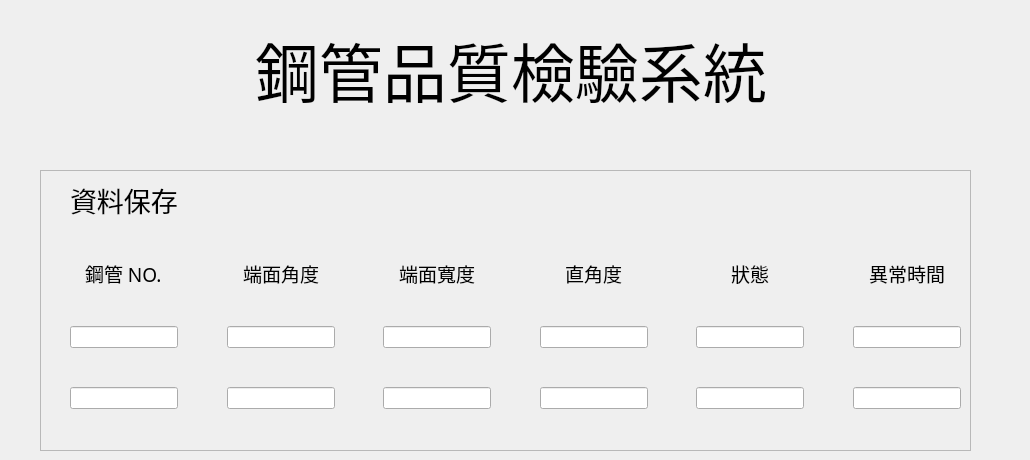
    <widget class="QWidget" name="tab_5">
     <attribute name="title">
      <string>資料保存</string>
     </attribute>
     <widget class="QFrame" name="frame_6">
      <property name="geometry">
       <rect>
        <x>40</x>
        <y>170</y>
        <width>931</width>
        <height>281</height>
       </rect>
      </property>
      <property name="frameShape">
       <enum>QFrame::StyledPanel</enum>
      </property>
      <property name="frameShadow">
       <enum>QFrame::Raised</enum>
      </property>
      <layout class="QVBoxLayout" name="verticalLayout_10">
       <item>
        <layout class="QGridLayout" name="gridLayout_17">
         <item row="4" column="11">
          <widget class="QLineEdit" name="lineEdit_63">
           <property name="readOnly">
            <bool>true</bool>
           </property>
          </widget>
         </item>
         <item row="4" column="3">
          <widget class="QLineEdit" name="lineEdit_58">
           <property name="readOnly">
            <bool>true</bool>
           </property>
          </widget>
         </item>
         <item row="4" column="1">
          <widget class="QLineEdit" name="lineEdit_44">
           <property name="readOnly">
            <bool>true</bool>
           </property>
          </widget>
         </item>
         <item row="2" column="3" alignment="Qt::AlignHCenter">
          <widget class="QLabel" name="label_60">
           <property name="font">
            <font>
             <family>Cascadia Code</family>
             <pointsize>14</pointsize>
            </font>
           </property>
           <property name="text">
            <string>端面角度</string>
           </property>
          </widget>
         </item>
         <item row="2" column="7" alignment="Qt::AlignHCenter">
          <widget class="QLabel" name="label_61">
           <property name="font">
            <font>
             <family>Cascadia Code</family>
             <pointsize>14</pointsize>
            </font>
           </property>
           <property name="text">
            <string>直角度</string>
           </property>
          </widget>
         </item>
         <item row="6" column="11">
          <widget class="QLineEdit" name="lineEdit_64">
           <property name="readOnly">
            <bool>true</bool>
           </property>
          </widget>
         </item>
         <item row="0" column="10">
          <spacer name="horizontalSpacer_54">
           <property name="orientation">
            <enum>Qt::Horizontal</enum>
           </property>
           <property name="sizeHint" stdset="0">
            <size>
             <width>40</width>
             <height>20</height>
            </size>
           </property>
          </spacer>
         </item>
         <item row="2" column="1" alignment="Qt::AlignHCenter">
          <widget class="QLabel" name="label_58">
           <property name="font">
            <font>
             <family>Cascadia Code</family>
             <pointsize>14</pointsize>
            </font>
           </property>
           <property name="text">
            <string>鋼管 NO.</string>
           </property>
          </widget>
         </item>
         <item row="4" column="9">
          <widget class="QLineEdit" name="lineEdit_62">
           <property name="readOnly">
            <bool>true</bool>
           </property>
          </widget>
         </item>
         <item row="0" column="2">
          <spacer name="horizontalSpacer_50">
           <property name="orientation">
            <enum>Qt::Horizontal</enum>
           </property>
           <property name="sizeHint" stdset="0">
            <size>
             <width>40</width>
             <height>20</height>
            </size>
           </property>
          </spacer>
         </item>
         <item row="0" column="4">
          <spacer name="horizontalSpacer_49">
           <property name="orientation">
            <enum>Qt::Horizontal</enum>
           </property>
           <property name="sizeHint" stdset="0">
            <size>
             <width>40</width>
             <height>20</height>
            </size>
           </property>
          </spacer>
         </item>
         <item row="2" column="5" alignment="Qt::AlignHCenter">
          <widget class="QLabel" name="label_59">
           <property name="font">
            <font>
             <family>Cascadia Code</family>
             <pointsize>14</pointsize>
            </font>
           </property>
           <property name="text">
            <string>端面寬度</string>
           </property>
          </widget>
         </item>
         <item row="6" column="9">
          <widget class="QLineEdit" name="lineEdit_65">
           <property name="readOnly">
            <bool>true</bool>
           </property>
          </widget>
         </item>
         <item row="6" column="3">
          <widget class="QLineEdit" name="lineEdit_57">
           <property name="readOnly">
            <bool>true</bool>
           </property>
          </widget>
         </item>
         <item row="0" column="1">
          <widget class="QLabel" name="label_64">
           <property name="font">
            <font>
             <family>Cascadia Code</family>
             <pointsize>20</pointsize>
            </font>
           </property>
           <property name="text">
            <string>資料保存</string>
           </property>
          </widget>
         </item>
         <item row="2" column="11" alignment="Qt::AlignHCenter">
          <widget class="QLabel" name="label_63">
           <property name="font">
            <font>
             <family>Cascadia Code</family>
             <pointsize>14</pointsize>
            </font>
           </property>
           <property name="text">
            <string>異常時間</string>
           </property>
          </widget>
         </item>
         <item row="6" column="5">
          <widget class="QLineEdit" name="lineEdit_60">
           <property name="readOnly">
            <bool>true</bool>
           </property>
          </widget>
         </item>
         <item row="6" column="1">
          <widget class="QLineEdit" name="lineEdit_56">
           <property name="readOnly">
            <bool>true</bool>
           </property>
          </widget>
         </item>
         <item row="4" column="5">
          <widget class="QLineEdit" name="lineEdit_51">
           <property name="readOnly">
            <bool>true</bool>
           </property>
          </widget>
         </item>
         <item row="6" column="7">
          <widget class="QLineEdit" name="lineEdit_66">
           <property name="readOnly">
            <bool>true</bool>
           </property>
          </widget>
         </item>
         <item row="0" column="6">
          <spacer name="horizontalSpacer_52">
           <property name="orientation">
            <enum>Qt::Horizontal</enum>
           </property>
           <property name="sizeHint" stdset="0">
            <size>
             <width>40</width>
             <height>20</height>
            </size>
           </property>
          </spacer>
         </item>
         <item row="2" column="9" alignment="Qt::AlignHCenter">
          <widget class="QLabel" name="label_62">
           <property name="font">
            <font>
             <family>Cascadia Code</family>
             <pointsize>14</pointsize>
            </font>
           </property>
           <property name="text">
            <string>狀態</string>
           </property>
          </widget>
         </item>
         <item row="0" column="8">
          <spacer name="horizontalSpacer_53">
           <property name="orientation">
            <enum>Qt::Horizontal</enum>
           </property>
           <property name="sizeHint" stdset="0">
            <size>
             <width>40</width>
             <height>20</height>
            </size>
           </property>
          </spacer>
         </item>
         <item row="4" column="7">
          <widget class="QLineEdit" name="lineEdit_61">
           <property name="readOnly">
            <bool>true</bool>
           </property>
          </widget>
         </item>
         <item row="1" column="0">
          <spacer name="verticalSpacer_57">
           <property name="orientation">
            <enum>Qt::Vertical</enum>
           </property>
           <property name="sizeHint" stdset="0">
            <size>
             <width>20</width>
             <height>5</height>
            </size>
           </property>
          </spacer>
         </item>
         <item row="3" column="0">
          <spacer name="verticalSpacer_67">
           <property name="orientation">
            <enum>Qt::Vertical</enum>
           </property>
           <property name="sizeHint" stdset="0">
            <size>
             <width>20</width>
             <height>5</height>
            </size>
           </property>
          </spacer>
         </item>
         <item row="5" column="0">
          <spacer name="verticalSpacer_72">
           <property name="orientation">
            <enum>Qt::Vertical</enum>
           </property>
           <property name="sizeHint" stdset="0">
            <size>
             <width>20</width>
             <height>5</height>
            </size>
           </property>
          </spacer>
         </item>
         <item row="7" column="0">
          <spacer name="verticalSpacer_73">
           <property name="orientation">
            <enum>Qt::Vertical</enum>
           </property>
           <property name="sizeHint" stdset="0">
            <size>
             <width>20</width>
             <height>5</height>
            </size>
           </property>
          </spacer>
         </item>
        </layout>
       </item>
      </layout>
     </widget>
     <widget class="QWidget" name="gridLayoutWidget_10">
      <property name="geometry">
       <rect>
        <x>0</x>
        <y>10</y>
        <width>1021</width>
        <height>103</height>
       </rect>
      </property>
      <layout class="QGridLayout" name="gridLayout_11">
       <item row="1" column="2">
        <spacer name="horizontalSpacer_67">
         <property name="orientation">
          <enum>Qt::Horizontal</enum>
         </property>
         <property name="sizeHint" stdset="0">
          <size>
           <width>40</width>
           <height>20</height>
          </size>
         </property>
        </spacer>
       </item>
       <item row="1" column="0">
        <spacer name="horizontalSpacer_66">
         <property name="orientation">
          <enum>Qt::Horizontal</enum>
         </property>
         <property name="sizeHint" stdset="0">
          <size>
           <width>40</width>
           <height>20</height>
          </size>
         </property>
        </spacer>
       </item>
       <item row="1" column="1">
        <widget class="QLabel" name="title6">
         <property name="minimumSize">
          <size>
           <width>216</width>
           <height>32</height>
          </size>
         </property>
         <property name="font">
          <font>
           <family>Cascadia Code</family>
           <pointsize>48</pointsize>
          </font>
         </property>
         <property name="text">
          <string>鋼管品質檢驗系統</string>
         </property>
        </widget>
       </item>
       <item row="0" column="1">
        <spacer name="verticalSpacer_54">
         <property name="orientation">
          <enum>Qt::Vertical</enum>
         </property>
         <property name="sizeHint" stdset="0">
          <size>
           <width>20</width>
           <height>20</height>
          </size>
         </property>
        </spacer>
       </item>
      </layout>
     </widget>
    </widget>
